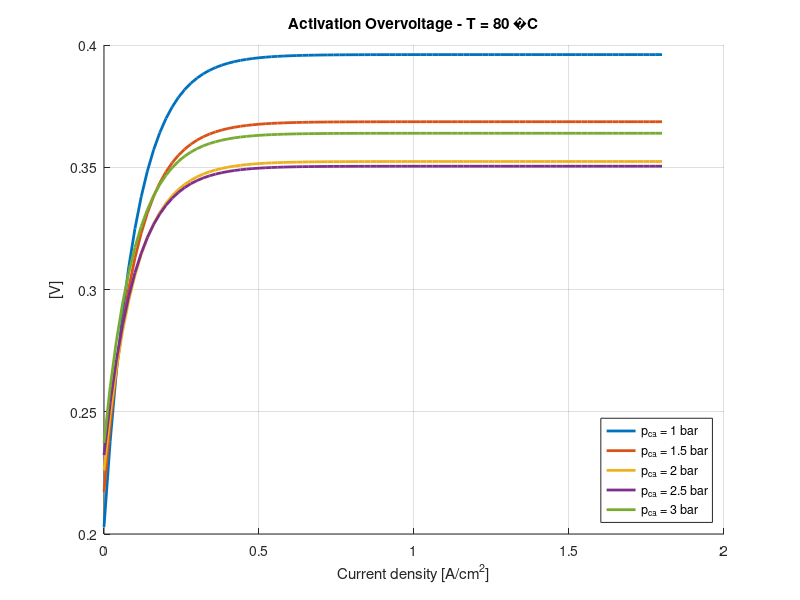
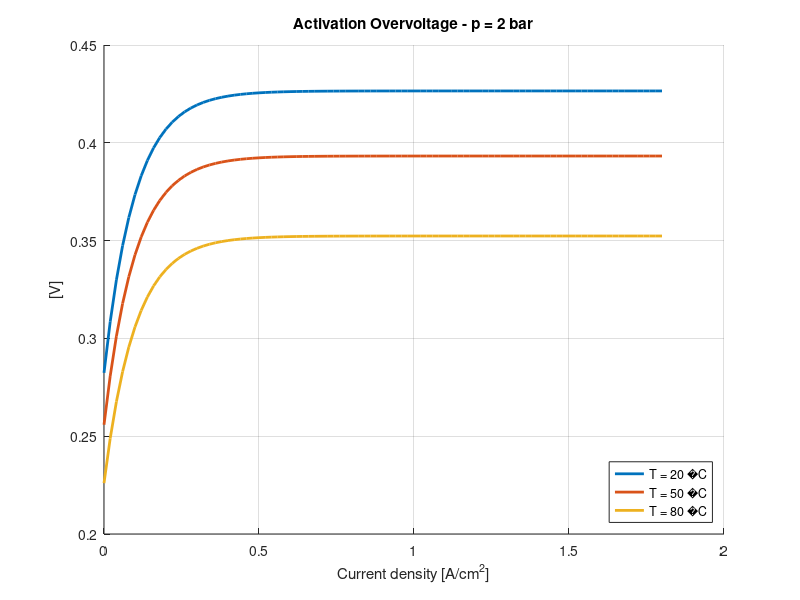
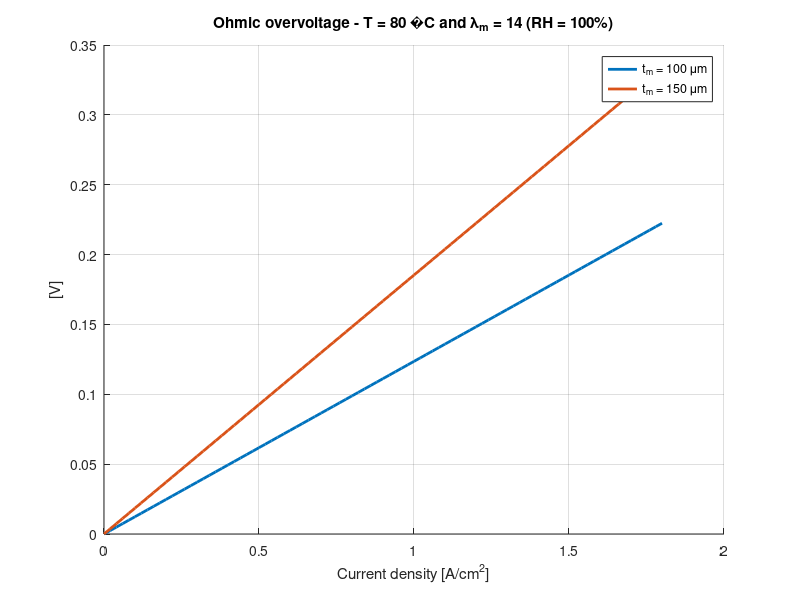
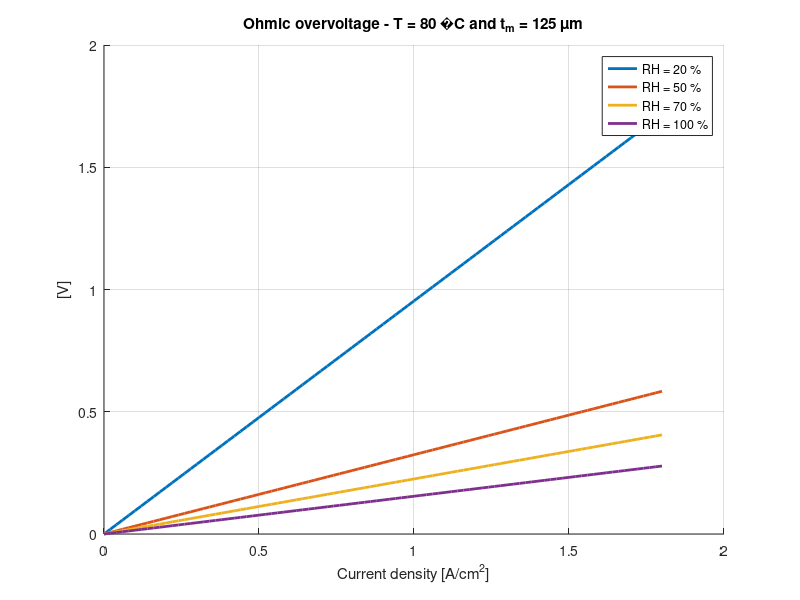

Reproduce these figures in MATLAB, in order.

% Nernst potential
t = [20 50 80]+273.15  % [K] Values of stack temperature
p = 1:0.5:3 % pressure at the cathode and the anode
for j = 1:length(t)
    for k = 1:length(p)
        p_O2 = 0.21 * p(k); % [bar] oxygen partial pressure
        p_H2 = 1.00 * p(k); % [bar] hydrogen partial pressure
        T_fc = t(j);
        % Nernst Potential [V]
        E(j,k) = 1.229 - 0.85*1e-3*(T_fc-298.15)+4.3085*1e-5*T_fc*(log(p_H2/101325)+1/2*log(p_O2/101325));
    end
end
clear

% Activation overvoltage 1
i = 0:0.02:1.8; % [A/cm^2] current density
figure
title('Activation Overvoltage - T = 80 �C')
xlabel('Current density [A/cm^2]')
ylabel('[V]')
hold all
grid on

for T_fc = [80]+273.15  % [K] Values of stack temperature
    for p = [1:0.5:3] % [bar] pressure at the cathode and the anode
        p_H2 = p;
        p_O2 = 0.21*p;
        p_ca = p;
        p_sat = 0.01*10^(-1.69e-10*T_fc^4 + 3.85e-7*T_fc^3 - 3.39e-4*T_fc^2 + 0.143*T_fc - 20.92); %[bar]
        v_0 = 0.279-8.5e-4*(T_fc-298.15)+4.308e-5*T_fc*(log((p_ca-p_sat)/1.01325)+1/2*log(0.1173*(p_ca-p_sat)/1.01325));
        v_a = (-1.618e-5*T_fc+1.618e-2)*(p_O2/0.1173+p_sat)^2 + (1.8e-4*T_fc-0.166)*(p_O2/0.1173+p_sat) + (-5.8e-4*T_fc+0.5736);
        c1 = 10;

        v_act = v_0 + v_a*(1-exp(-c1*i));
        plot(i,v_act,'linewidth',2)
    end
end
legend('p_{ca} = 1 bar','p_{ca} = 1.5 bar','p_{ca} = 2 bar','p_{ca} = 2.5 bar','p_{ca} = 3 bar','Location','SouthEast')
clear

% Activation overvoltage 2
i = 0:0.02:1.8; % [A/cm^2] current density
figure
title('Activation Overvoltage - p = 2 bar')
xlabel('Current density [A/cm^2]')
ylabel('[V]')
hold all
grid on

for T_fc = [20 50 80]+273.15  % [K] Values of stack temperature
    for p = 2 % pressure at the cathode and the anode
        p_O2 = 0.21*p;
        p_H2 = p;
        p_ca = p;
        p_sat = 0.01*10^(-1.69e-10*T_fc^4 + 3.85e-7*T_fc^3 - 3.39e-4*T_fc^2 + 0.143*T_fc - 20.92);
        v_0 = 0.279-8.5e-4*(T_fc-298.15)+4.308e-5*T_fc*(log((p_ca-p_sat)/1.01325)+1/2*log(0.1173*(p_ca-p_sat)/1.01325));
        v_a = (-1.618e-5*T_fc+1.618e-2)*(p_O2/0.1173+p_sat)^2 + (1.8e-4*T_fc-0.166)*(p_O2/0.1173+p_sat) + (-5.8e-4*T_fc+0.5736);
        c_1 = 10;

        v_act = v_0 + v_a*(1-exp(-c_1*i));
        plot(i,v_act,'linewidth',2)
    end
end
legend('T = 20 �C','T = 50 �C','T = 80 �C','Location','SouthEast')
clear

% Ohmic loss - 1
i = 0:0.02:1.8; % [A/cm^2] current density
figure
title('Ohmic overvoltage - T = 80 �C and \lambda_m = 14 (RH = 100%)')
xlabel('Current density [A/cm^2]')
ylabel('[V]')
hold all
grid on
for T_fc = [80]+273.15  % [K] Values of stack temperature
    for t_m = [100 150]/10000 % [cm] membrane thickness
        for la_m = [14] % index of relative humidity

            b11 = 0.005139;
            b12 = 0.00326;
            b2 = 350; % K
            s_m = (b11*la_m-b12)*exp(b2*(1/303-1/T_fc));

            R_ohm = t_m/s_m;
            v_ohm = i*R_ohm;
            plot(i,v_ohm,'linewidth',2)
        end
    end
end
legend('t_m = 100 \mum','t_m = 150 \mum')
clear

% Ohmic loss - 2
i = 0:0.02:1.8; % [A/cm^2] current density
figure
title('Ohmic overvoltage - T = 80 �C and t_m = 125 \mum')
xlabel('Current density [A/cm^2]')
ylabel('[V]')
hold all
grid on
for T_fc = [80]+273.15  % [K] Values of stack temperature
    for t_m = [125]/10000 % [cm] membrane thickness
        for la_m = [0.20 0.50 0.70 1]*14 % index of relative humidity

            b11 = 0.005139;
            b12 = 0.00326;
            b2 = 350; % K
            s_m = (b11*la_m-b12)*exp(b2*(1/303-1/T_fc));

            R_ohm = t_m/s_m;
            v_ohm = i*R_ohm;
            plot(i,v_ohm,'linewidth',2)
        end
    end
end
legend('RH = 20 %','RH = 50 %','RH = 70 %','RH = 100 %')
clear

% Ohmic loss - 3
i = 0:0.02:1.8; % [A/cm^2] current density
figure
title('Ohmic overvoltage - t_m = 125 \mum and RH = 7%')
xlabel('Current density [A/cm^2]')
ylabel('[V]')
hold all
grid on
for T_fc = [20 50 80]+273.15  % [K] Values of stack temperature
    for t_m = [125]/10000 % [cm] membrane thickness
        for la_m = 0.07*14; % index of relative humidity

            b11 = 0.005139;
            b12 = 0.00326;
            b2 = 350; % K
            s_m = (b11*la_m-b12)*exp(b2*(1/303-1/T_fc));

            R_ohm = t_m/s_m;
            v_ohm = i*R_ohm;
            plot(i,v_ohm,'linewidth',2)
        end
    end
end
legend('T_f_c = 20 �C','T_f_c = 50 �C','T_f_c = 80 �C')
clear

% Concentration loss - 1
i = 0:0.02:1.8; % [A/cm^2] current density
figure
title('Concentration overvoltage - T = 80 �C')
xlabel('Current density [A/cm^2]')
ylabel('[V]')
hold all
grid on
c3 = 2;
i_max = 2.2; %[A/cm^2]
for T_fc = [80]+273.15  % [K] Values of stack temperature
    for p = [1:0.5:3] % [bar] pressure at the cathode and the anode
        p_O2 = 0.21*p;
        p_sat = 10^(-1.69e-10*T_fc^4 + 3.85e-7*T_fc^3 - 3.39e-4*T_fc^2 + 0.143*T_fc - 20.92);
        if (p_O2/0.1173+p_sat)<2
            c2 = (7.16e-4*T_fc - 0.622)*(p_O2/0.1173+p_sat) + (-1.45e-3*T_fc+1.68);
        elseif (p_O2/0.1173+p_sat)>=2
            c2 = (8.66e-5*T_fc - 0.068)*(p_O2/0.1173+p_sat) + (-1.6e-4*T_fc+0.54);
        end
        v_conc = i.*(c2*i/i_max).^c3;
        plot(i,v_conc,'linewidth',2)
    end
end
legend('p_{ca} = 1 bar','p_{ca} = 1.5 bar','p_{ca} = 2 bar','p_{ca} = 2.5 bar','p_{ca} = 3 bar','Location','SouthEast')
clear

% Concentration loss - 2
i = 0:0.02:1.8; % [A/cm^2] current density
figure
title('Concentration overvoltage - p_{ca} = 2 bar')
xlabel('Current density [A/cm^2]')
ylabel('[V]')
hold all
grid on
c3 = 2;
i_max = 2.2; %[A/cm^2]
for T_fc = [20 50 80]+273.15  % [K] Values of stack temperature
    for p = [2] % [bar] pressure at the cathode and the anode
        p_O2 = 0.21*p;
        p_sat = 10^(-1.69e-10*T_fc^4 + 3.85e-7*T_fc^3 - 3.39e-4*T_fc^2 + 0.143*T_fc - 20.92);
        if (p_O2/0.1173+p_sat)<2
            c2 = (7.16e-4*T_fc - 0.622)*(p_O2/0.1173+p_sat) + (-1.45e-3*T_fc+1.68);
        elseif (p_O2/0.1173+p_sat)>=2
            c2 = (8.66e-5*T_fc - 0.068)*(p_O2/0.1173+p_sat) + (-1.6e-4*T_fc+0.54);
        end
        v_conc = i.*(c2*i/i_max).^c3;
        plot(i,v_conc,'linewidth',2)
    end
end
legend('T_f_c = 20 �C','T_f_c = 50 �C','T_f_c = 80 �C')
clear